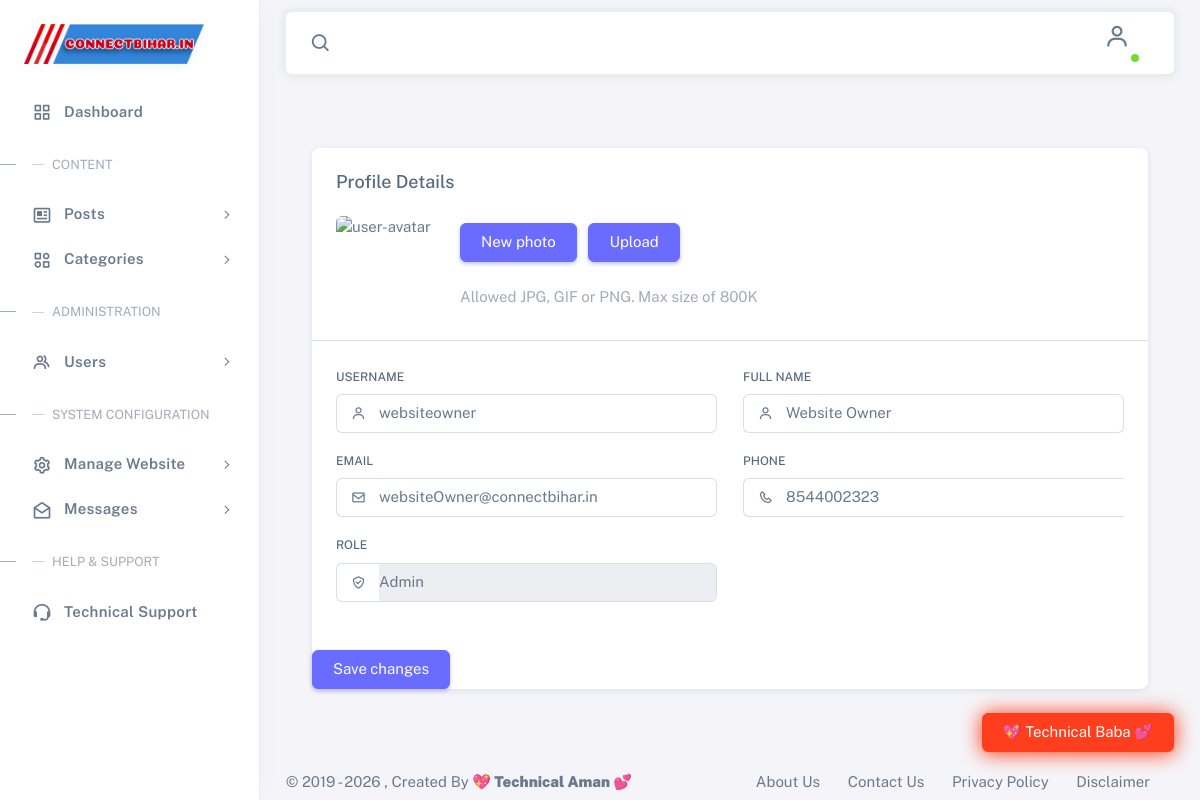
The page /root-admin/dashboard/setting.php (signed in) on the database its author committed.
### tables this page shows
CREATE TABLE `settings` (
  `websitename` varchar(60) DEFAULT NULL,
  `favicon` varchar(255) DEFAULT NULL,
  `logo` varchar(255) DEFAULT NULL,
  `footerdesc` varchar(255) DEFAULT NULL,
  `keywords` text DEFAULT NULL,
  `watterMark` varchar(255) DEFAULT NULL,
  `workEmail` varchar(191) DEFAULT NULL,
  `websiteTitle` varchar(225) DEFAULT NULL,
  `websiteUrl` varchar(999) NOT NULL,
  `contactPhone` varchar(50) DEFAULT NULL,
  `contactAddress` text DEFAULT NULL,
  `metaDescription` text DEFAULT NULL,
  `metaAuthor` varchar(100) DEFAULT NULL,
  `robotsIndex` varchar(50) NOT NULL DEFAULT 'index, follow',
  `socialFacebook` varchar(255) DEFAULT NULL,
  `socialTwitter` varchar(255) DEFAULT NULL,
  `socialInstagram` varchar(255) DEFAULT NULL,
  `socialLinkedin` varchar(255) DEFAULT NULL,
  `socialYoutube` varchar(255) DEFAULT NULL,
  `socialWhatsapp` varchar(255) DEFAULT NULL,
  `googleAnalytics` text DEFAULT NULL,
  `googleAdsense` varchar(100) DEFAULT NULL,
  `customHeadCode` text DEFAULT NULL,
  `customFooterCode` text DEFAULT NULL,
  `maintenanceMode` tinyint(1) NOT NULL DEFAULT 0,
  `maintenanceMsg` text DEFAULT NULL,
  `mailDriver` varchar(20) NOT NULL DEFAULT 'mail',
  `smtpHost` varchar(191) DEFAULT NULL,
  `smtpPort` int(5) NOT NULL DEFAULT 587,
  `smtpUser` varchar(191) DEFAULT NULL,
  `smtpPass` text DEFAULT NULL,
  `smtpEncryption` varchar(10) NOT NULL DEFAULT 'tls',
  `smtpFromEmail` varchar(191) DEFAULT NULL,
  `smtpFromName` varchar(191) DEFAULT NULL
);

CREATE TABLE `user` (
  `user_id` int(10) UNSIGNED NOT NULL,
  `username` varchar(30) DEFAULT NULL,
  `first_name` varchar(30) NOT NULL,
  `last_name` varchar(30) NOT NULL,
  `phone` varchar(15) DEFAULT NULL,
  `email` varchar(225) DEFAULT NULL,
  `password` varchar(40) DEFAULT NULL,
  `role` int(11) NOT NULL DEFAULT 0,
  `userStatus` varchar(10) NOT NULL DEFAULT 'W',
  `rDate` timestamp NOT NULL DEFAULT current_timestamp(),
  `taken` int(11) DEFAULT NULL
);

### root-admin/dashboard/setting.php (the view, shortened to what this page needs)
<?php include_once "_header.php";
include_once "_subHeader.php";
$userid = trim($_SESSION['author_id']);
$selectQ = "SELECT * FROM user WHERE user_id = '{$userid}'";
$selectR = mysqli_query($conn, $selectQ);
if (mysqli_num_rows($selectR) > 0) {
    $selectD = mysqli_fetch_assoc($selectR);
?>
    <div class="container-fluid flex-grow-1 container-p-y">
        <div class="container my-5">
            <div class="card mb-4">
                <h5 class="card-header">Profile Details</h5>
                <div class="card-body">
                    <div class="d-flex align-items-start align-items-sm-center gap-4">
                        <img src="../assets/img/avatars/1.png" id="userImgShow" alt="user-avatar" class="d-block rounded" height="100" width="100" id="uploadedAvatar">
                        <div class="button-wrapper">
                            <form action="../app/app.php" method="post" enctype="multipart/form-data">
                                <label for="upload" class="btn btn-primary me-2 mb-4" tabindex="0">
                                    <span class="d-none d-sm-block">New photo</span>
                                </label>
                                <button class="btn btn-primary me-2 mb-4" name="userImg" type="button" id="inputGroupFileAddon04">Upload</button>
                            </form>
                            <p class="text-muted mb-0">Allowed JPG, GIF or PNG. Max size of 800K</p>
                        </div>
                    </div>
                </div>
                <hr class="my-0">
                <form action="../app/app.php" method="post">
                    <div class="card-body">
                        <div class="row">
                            <?php if ($_SESSION['author_id'] == 1) { ?>
                                <div class="mb-3 col-md-6">
                                    <label for="firstName" class="form-label">Username</label>
                                    <div class="input-group input-group-merge">
                                        <span class="input-group-text"><i class="bx bx-user"></i></span>
                                        <input class="form-control" type="text" id="username" name="username" value="<?php echo $selectD['username']; ?>" placeholder="<?php echo $selectD['username']; ?>">
                                    </div>
                                </div>
                            <?php } ?>
                            <div class="mb-3 col-md-6">
                                <label for="firstName" class="form-label">Full Name</label>
                                <div class="input-group input-group-merge">
                                    <span class="input-group-text"><i class="bx bx-user"></i></span>
                                    <input class="form-control" type="text" id="userFull" name="userFull" value="<?php echo $selectD['first_name'] . ' ' . $selectD['last_name'] ?>" placeholder="">
                                </div>
                            </div>
                            <div class="mb-3 col-md-6">
                                <label for="lastName" class="form-label">Email</label>
                                <div class="input-group input-group-merge">
                                    <span class="input-group-text"><i class="bx bx-envelope"></i></span>
                                    <input class="form-control" type="email" name="userEmail" id="userEmail" value="<?php echo $selectD['email'] ?>" placeholder="">
                                </div>
                            </div>
                            <div class="mb-3 col-md-6">
                                <label for="email" class="form-label">Phone</label>
                                <div class="input-group input-group-merge">
                                    <span class="input-group-text"><i class="bx bx-phone"></i></span>
                                    <input class="form-control" type="text" id="userMobile" name="userMobile" maxlength="10" value="<?php echo $selectD['phone'] ?>" placeholder="<?php echo $selectD['phone'] ?>">
                                </div>
                            </div>
                            <div class="mb-3 col-md-6">
                                <label class="form-label" for="phoneNumber">Role</label>
                                <div class="input-group input-group-merge">
                                    <span class="input-group-text"><i class="tf-icons bx bx-check-shield"></i></span>
                                    <?php if ($selectD['role'] == 1) { ?>
                                        <input type="text" id="role" name="role" class="form-control" value="Admin" readonly>
                                    <?php } elseif ($selectD['role'] == 2) { ?>
                                        <input type="text" id="role" name="role" class="form-control" value="Sub-Admin" readonly>
                                    <?php } elseif ($selectD['role'] == 3) { ?>
                                        <input type="text" id="role" name="role" class="form-control" value="News Anchor" readonly>
                                    <?php } elseif ($selectD['role'] == 0) { ?>
                                        <input type="text" id="role" name="role" class="form-control" value="Oprator" readonly>
                                    <?php } ?>
                                </div>
                            </div>
                        </div>
                    </div>
                    <div class="mt-2">
                        <button type="submit" name="userProfile" class="btn btn-primary me-2">Save changes</button>
                    </div>
                </form>
            </div>
        </div>
    </div>
<?php } else {
    echo "<script>window.location.href='./404.php';</script>";
} ?>
</div>
<?php include_once "_footer.php"; ?>

### admin/_header.php (shortened to what this page needs)
<?php session_start();
include_once ('app/config.php');
$settingd = mysqli_fetch_assoc(mysqli_query($conn, 'SELECT * FROM settings'));
$url = $settingd['websiteUrl']; ?>
<!DOCTYPE html>
<html lang="en" class="light-style layout-menu-fixed" dir="ltr" data-theme="theme-default" data-assets-path="<?php echo $url; ?>/assets/"
  data-template="vertical-menu-template-free">
<head>
  <link href="https://unpkg.com/boxicons@2.1.4/css/boxicons.min.css" rel="stylesheet" />
  <link rel="stylesheet" href="../assets/admin/vendor/css/core.css" class="template-customizer-core-css" />
  <link rel="stylesheet" href="../assets/admin/vendor/css/theme-default.css" class="template-customizer-theme-css" />
  <link rel="stylesheet" href="../assets/admin/css/demo.css" />
  <link rel="stylesheet" href="../assets/admin/vendor/libs/perfect-scrollbar/perfect-scrollbar.css" />
  <link rel="stylesheet" href="../assets/admin/vendor/libs/apex-charts/apex-charts.css" />
  <link rel="stylesheet" href="../assets/admin/summernotes/summernote-lite.min.css">
</head>
<body>
  <?php
  $request_url = basename($_SERVER['REQUEST_URI']);
  ?>
  <div class="layout-wrapper layout-content-navbar">
    <div class="layout-container">
      <aside id="layout-menu" class="layout-menu menu-vertical menu bg-menu-theme" style="border-right: 1px solid rgba(226, 232, 240, 0.8); box-shadow: 4px 0 24px rgba(0,0,0,0.02);">
        <div class="app-brand demo" style="padding: 20px 1.5rem;">
          <a href="./" class="app-brand-link">
            <span class="app-brand-logo-full">
              <img src="<?php echo $url; ?>/assets/images/<?php echo $settingd['logo']; ?>" alt="<?php echo $settingd['websitename']; ?>"
                style="max-height: 40px; width: auto; object-fit: contain; filter: drop-shadow(0 2px 4px rgba(0,0,0,0.05));">
            </span>
          </a>
        </div>
        <ul class="menu-inner py-1" style="margin-top: 10px;">
          <li class="menu-item <?php if ($request_url == 'dashboard' || $request_url == 'index.php') { echo 'active'; } ?>">
            <a href="./" class="menu-link">
              <i class="menu-icon tf-icons bx bx-grid-alt"></i>
              <div data-i18n="Analytics" style="font-weight: 600; letter-spacing: 0.3px;">Dashboard</div>
            </a>
          </li>
          <li class="menu-header small text-uppercase" style="margin-top: 10px;">
            <span class="menu-header-text" style="display: flex; align-items: center; gap: 8px;">
              <span style="width: 12px; height: 1px; background-color: #cbd5e1; display: inline-block;"></span>
              Content
            </span>
          </li>
          <li class="menu-item <?php if ($request_url == 'view-post.php' || $request_url == 'new-post.php' || $request_url == 'update-post.php') {
  echo 'active open';
} ?>">
            <a href="javascript:void(0);" class="menu-link menu-toggle">
              <i class="menu-icon tf-icons bx bx-news"></i>
              <div data-i18n="Layouts" style="font-weight: 600; letter-spacing: 0.3px;">Posts</div>
            </a>
          </li>
          <li class="menu-item <?php if ($request_url == 'view-category.php' || $request_url == 'new-category.php' || $request_url == 'update-category.php') {
  echo 'active open';
} ?>">
            <a href="javascript:void(0)" class="menu-link menu-toggle">
              <i class="menu-icon tf-icons bx bx-category-alt"></i>
              <div data-i18n="Extended UI" style="font-weight: 600; letter-spacing: 0.3px;">Categories</div>
            </a>
          </li>
          <?php if ($_SESSION['role'] == 1 || $_SESSION['role'] == 2 || $_SESSION['role'] == 3) { ?>
          <li class="menu-header small text-uppercase" style="margin-top: 10px;">
            <span class="menu-header-text" style="display: flex; align-items: center; gap: 8px;">
              <span style="width: 12px; height: 1px; background-color: #cbd5e1; display: inline-block;"></span>
              Administration
            </span>
          </li>
          <li class="menu-item <?php if ($request_url == 'view-user.php' || $request_url == 'new-user.php' || $request_url == 'update-user.php') {
    echo 'active open';
  } ?>">
            <a href="javascript:void(0);" class="menu-link menu-toggle">
              <i class="menu-icon tf-icons bx bx-group"></i>
              <div data-i18n="Account Settings" style="font-weight: 600; letter-spacing: 0.3px;">Users</div>
            </a>
          </li>
          <?php
}
if ($_SESSION['author_id'] == 1 && $_SESSION['role'] == 1) {
  ?>
          <li class="menu-header small text-uppercase" style="margin-top: 10px;">
            <span class="menu-header-text" style="display: flex; align-items: center; gap: 8px;">
              <span style="width: 12px; height: 1px; background-color: #cbd5e1; display: inline-block;"></span>
              System Configuration
            </span>
          </li>
          <li class="menu-item <?php if ($request_url == 'manage-website.php' || $request_url == 'view-visitor.php') {
    echo 'active open';
  } ?>">
            <a href="javascript:void(0)" class="menu-link menu-toggle">
              <i class="menu-icon tf-icons bx bx-cog"></i>
              <div data-i18n="User interface" style="font-weight: 600; letter-spacing: 0.3px;">Manage Website</div>
            </a>
          </li>
          <li class="menu-item <?php if ($request_url == 'messages.php') {
    echo 'active open';
  } ?>">
            <a href="javascript:void(0);" class="menu-link menu-toggle">
              <i class="menu-icon tf-icons bx bx-envelope-open"></i>
              <div data-i18n="Misc" style="font-weight: 600; letter-spacing: 0.3px;">Messages</div>
            </a>
          </li>
          <?php } ?>
          <li class="menu-header small text-uppercase" style="margin-top: 10px;">
            <span class="menu-header-text" style="display: flex; align-items: center; gap: 8px;">
              <span style="width: 12px; height: 1px; background-color: #cbd5e1; display: inline-block;"></span>
              Help & Support
            </span>
          </li>
          <li class="menu-item <?php if ($request_url == 'technical-support.php') {
  echo 'active';
} ?>">
            <a href="technical-support.php" target="_blank" class="menu-link">
              <i class="menu-icon tf-icons bx bx-support"></i>
              <div data-i18n="Support" style="font-weight: 600; letter-spacing: 0.3px;">Technical Support</div>
            </a>
          </li>
        </ul>
      </aside>
      <div class="layout-page">

### assets/admin/css/demo.css (style rules this page uses)
.menu .app-brand.demo { height: 64px; margin-top: 12px; }

### rows shown on the page
settings: websiteUrl+logo (picture)
user: username "websiteowner", userFull "Website Owner", userEmail "websiteOwner@connectbihar.in", userMobile "8544002323"
